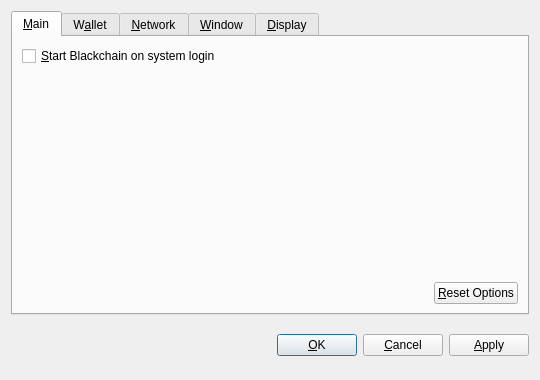
<?xml version="1.0" encoding="UTF-8"?>
<ui version="4.0">
 <class>OptionsDialog</class>
 <widget class="QDialog" name="OptionsDialog">
  <property name="geometry">
   <rect>
    <x>0</x>
    <y>0</y>
    <width>540</width>
    <height>380</height>
   </rect>
  </property>
  <property name="windowTitle">
   <string>Options</string>
  </property>
  <property name="modal">
   <bool>true</bool>
  </property>
  <layout class="QVBoxLayout" name="verticalLayout">
   <item>
    <widget class="QTabWidget" name="tabWidget">
     <property name="tabPosition">
      <enum>QTabWidget::North</enum>
     </property>
     <property name="currentIndex">
      <number>0</number>
     </property>
     <widget class="QWidget" name="tabMain">
      <attribute name="title">
       <string>&amp;Main</string>
      </attribute>
      <layout class="QVBoxLayout" name="verticalLayout_Main">
       <item>
        <widget class="QCheckBox" name="bitcoinAtStartup">
         <property name="toolTip">
          <string>Automatically start Blackchain after logging in to the system.</string>
         </property>
         <property name="text">
          <string>&amp;Start Blackchain on system login</string>
         </property>
        </widget>
       </item>
       <item>
        <spacer name="verticalSpacer_Main">
         <property name="orientation">
          <enum>Qt::Vertical</enum>
         </property>
         <property name="sizeHint" stdset="0">
          <size>
           <width>20</width>
           <height>40</height>
          </size>
         </property>
        </spacer>
       </item>
       <item>
        <layout class="QHBoxLayout" name="horizontalLayout_2_Main">
         <item>
          <spacer name="horizontalSpacer_2_Main">
           <property name="orientation">
            <enum>Qt::Horizontal</enum>
           </property>
           <property name="sizeHint" stdset="0">
            <size>
             <width>40</width>
             <height>20</height>
            </size>
           </property>
          </spacer>
         </item>
         <item>
          <widget class="QPushButton" name="resetButton">
           <property name="toolTip">
            <string>Reset all client options to default.</string>
           </property>
           <property name="text">
            <string>&amp;Reset Options</string>
           </property>
           <property name="autoDefault">
            <bool>false</bool>
           </property>
          </widget>
         </item>
        </layout>
       </item>
      </layout>
     </widget>
     <widget class="QWidget" name="tabWallet">
      <attribute name="title">
       <string>W&amp;allet</string>
      </attribute>
      <layout class="QVBoxLayout" name="verticalLayout_Network">
       <item>
        <widget class="QLabel" name="transactionFeeInfoLabel">
         <property name="text">
          <string>Optional transaction fee per kB that helps make sure your transactions are processed quickly. Most transactions are 1 kB.</string>
         </property>
         <property name="textFormat">
          <enum>Qt::PlainText</enum>
         </property>
         <property name="wordWrap">
          <bool>true</bool>
         </property>
        </widget>
       </item>
       <item>
        <layout class="QHBoxLayout" name="horizontalLayout_1_Main">
         <item>
          <widget class="QLabel" name="transactionFeeLabel">
           <property name="text">
            <string>Pay transaction &amp;fee</string>
           </property>
           <property name="textFormat">
            <enum>Qt::PlainText</enum>
           </property>
           <property name="buddy">
            <cstring>transactionFee</cstring>
           </property>
          </widget>
         </item>
         <item>
          <widget class="BitcoinAmountField" name="transactionFee"/>
         </item>
         <item>
          <spacer name="horizontalSpacer_1_Main">
           <property name="orientation">
            <enum>Qt::Horizontal</enum>
           </property>
           <property name="sizeHint" stdset="0">
            <size>
             <width>40</width>
             <height>20</height>
            </size>
           </property>
          </spacer>
         </item>
        </layout>
       </item>
       <item>
        <widget class="QLabel" name="label">
         <property name="text">
          <string>If you disable the spending of unconfirmed change, the change from a transaction cannot be used until that transaction has at least one confirmation. This also affects how your balance is computed.</string>
         </property>
         <property name="wordWrap">
          <bool>true</bool>
         </property>
        </widget>
       </item>
       <item>
        <widget class="QCheckBox" name="spendZeroConfChange">
         <property name="text">
          <string>Spend unconfirmed change  (experts only)</string>
         </property>
        </widget>
       </item>
       <item>
        <spacer name="verticalSpacer">
         <property name="orientation">
          <enum>Qt::Vertical</enum>
         </property>
         <property name="sizeHint" stdset="0">
          <size>
           <width>20</width>
           <height>40</height>
          </size>
         </property>
        </spacer>
       </item>
      </layout>
     </widget>
     <widget class="QWidget" name="tabNetwork">
      <attribute name="title">
       <string>&amp;Network</string>
      </attribute>
      <layout class="QVBoxLayout" name="verticalLayout_Network">
       <item>
        <widget class="QCheckBox" name="mapPortUpnp">
         <property name="toolTip">
          <string>Automatically open the Blackchain client port on the router. This only works when your router supports UPnP and it is enabled.</string>
         </property>
         <property name="text">
          <string>Map port using &amp;UPnP</string>
         </property>
        </widget>
       </item>
       <item>
        <widget class="QCheckBox" name="connectSocks">
         <property name="toolTip">
          <string>Connect to the Blackchain network through a SOCKS proxy (e.g. when connecting through Tor).</string>
         </property>
         <property name="text">
          <string>&amp;Connect through SOCKS proxy:</string>
         </property>
        </widget>
       </item>
       <item>
        <layout class="QHBoxLayout" name="horizontalLayout_Network">
         <item>
          <widget class="QLabel" name="proxyIpLabel">
           <property name="text">
            <string>Proxy &amp;IP:</string>
           </property>
           <property name="textFormat">
            <enum>Qt::PlainText</enum>
           </property>
           <property name="buddy">
            <cstring>proxyIp</cstring>
           </property>
          </widget>
         </item>
         <item>
          <widget class="QValidatedLineEdit" name="proxyIp">
           <property name="maximumSize">
            <size>
             <width>140</width>
             <height>16777215</height>
            </size>
           </property>
           <property name="toolTip">
            <string>IP address of the proxy (e.g. 127.0.0.1)</string>
           </property>
          </widget>
         </item>
         <item>
          <widget class="QLabel" name="proxyPortLabel">
           <property name="text">
            <string>&amp;Port:</string>
           </property>
           <property name="textFormat">
            <enum>Qt::PlainText</enum>
           </property>
           <property name="buddy">
            <cstring>proxyPort</cstring>
           </property>
          </widget>
         </item>
         <item>
          <widget class="QLineEdit" name="proxyPort">
           <property name="maximumSize">
            <size>
             <width>55</width>
             <height>16777215</height>
            </size>
           </property>
           <property name="toolTip">
            <string>Port of the proxy (e.g. 9050)</string>
           </property>
          </widget>
         </item>
         <item>
          <widget class="QLabel" name="socksVersionLabel">
           <property name="text">
            <string>SOCKS &amp;Version:</string>
           </property>
           <property name="textFormat">
            <enum>Qt::PlainText</enum>
           </property>
           <property name="buddy">
            <cstring>socksVersion</cstring>
           </property>
          </widget>
         </item>
         <item>
          <widget class="QValueComboBox" name="socksVersion">
           <property name="toolTip">
            <string>SOCKS version of the proxy (e.g. 5)</string>
           </property>
          </widget>
         </item>
         <item>
          <spacer name="horizontalSpacer_Network">
           <property name="orientation">
            <enum>Qt::Horizontal</enum>
           </property>
           <property name="sizeHint" stdset="0">
            <size>
             <width>40</width>
             <height>20</height>
            </size>
           </property>
          </spacer>
         </item>
        </layout>
       </item>
       <item>
        <spacer name="verticalSpacer_Network">
         <property name="orientation">
          <enum>Qt::Vertical</enum>
         </property>
         <property name="sizeHint" stdset="0">
          <size>
           <width>20</width>
           <height>40</height>
          </size>
         </property>
        </spacer>
       </item>
      </layout>
     </widget>
     <widget class="QWidget" name="tabWindow">
      <attribute name="title">
       <string>&amp;Window</string>
      </attribute>
      <layout class="QVBoxLayout" name="verticalLayout_Window">
       <item>
        <widget class="QCheckBox" name="minimizeToTray">
         <property name="toolTip">
          <string>Show only a tray icon after minimizing the window.</string>
         </property>
         <property name="text">
          <string>&amp;Minimize to the tray instead of the taskbar</string>
         </property>
        </widget>
       </item>
       <item>
        <widget class="QCheckBox" name="minimizeOnClose">
         <property name="toolTip">
          <string>Minimize instead of exit the application when the window is closed. When this option is enabled, the application will be closed only after selecting Quit in the menu.</string>
         </property>
         <property name="text">
          <string>M&amp;inimize on close</string>
         </property>
        </widget>
       </item>
       <item>
        <spacer name="verticalSpacer_Window">
         <property name="orientation">
          <enum>Qt::Vertical</enum>
         </property>
         <property name="sizeHint" stdset="0">
          <size>
           <width>20</width>
           <height>40</height>
          </size>
         </property>
        </spacer>
       </item>
      </layout>
     </widget>
     <widget class="QWidget" name="tabDisplay">
      <attribute name="title">
       <string>&amp;Display</string>
      </attribute>
      <layout class="QVBoxLayout" name="verticalLayout_Display">
       <item>
        <layout class="QHBoxLayout" name="horizontalLayout_1_Display">
         <item>
          <widget class="QLabel" name="langLabel">
           <property name="text">
            <string>User Interface &amp;language:</string>
           </property>
           <property name="textFormat">
            <enum>Qt::PlainText</enum>
           </property>
           <property name="buddy">
            <cstring>lang</cstring>
           </property>
          </widget>
         </item>
         <item>
          <widget class="QValueComboBox" name="lang">
           <property name="toolTip">
            <string>The user interface language can be set here. This setting will take effect after restarting Blackchain.</string>
           </property>
          </widget>
         </item>
        </layout>
       </item>
       <item>
        <layout class="QHBoxLayout" name="horizontalLayout_2_Display">
         <item>
          <widget class="QLabel" name="unitLabel">
           <property name="text">
            <string>&amp;Unit to show amounts in:</string>
           </property>
           <property name="textFormat">
            <enum>Qt::PlainText</enum>
           </property>
           <property name="buddy">
            <cstring>unit</cstring>
           </property>
          </widget>
         </item>
         <item>
          <widget class="QValueComboBox" name="unit">
           <property name="toolTip">
            <string>Choose the default subdivision unit to show in the interface and when sending coins.</string>
           </property>
          </widget>
         </item>
        </layout>
       </item>
       <item>
        <widget class="QCheckBox" name="displayAddresses">
         <property name="toolTip">
          <string>Whether to show Blackchain addresses in the transaction list or not.</string>
         </property>
         <property name="text">
          <string>&amp;Display addresses in transaction list</string>
         </property>
        </widget>
       </item>
       <item>
        <widget class="QCheckBox" name="coinControlFeatures">
         <property name="toolTip">
          <string>Whether to show coin control features or not.</string>
         </property>
         <property name="text">
          <string>Display coin &amp;control features (experts only!)</string>
         </property>
        </widget>
       </item>
       <item>
        <spacer name="verticalSpacer_Display">
         <property name="orientation">
          <enum>Qt::Vertical</enum>
         </property>
         <property name="sizeHint" stdset="0">
          <size>
           <width>20</width>
           <height>40</height>
          </size>
         </property>
        </spacer>
       </item>
      </layout>
     </widget>
    </widget>
   </item>
   <item>
    <layout class="QHBoxLayout" name="horizontalLayout_Buttons">
     <item>
      <spacer name="horizontalSpacer_1">
       <property name="orientation">
        <enum>Qt::Horizontal</enum>
       </property>
       <property name="sizeHint" stdset="0">
        <size>
         <width>40</width>
         <height>48</height>
        </size>
       </property>
      </spacer>
     </item>
     <item>
      <widget class="QLabel" name="statusLabel">
       <property name="font">
        <font>
         <weight>75</weight>
         <bold>true</bold>
        </font>
       </property>
       <property name="text">
        <string/>
       </property>
       <property name="textFormat">
        <enum>Qt::PlainText</enum>
       </property>
       <property name="wordWrap">
        <bool>true</bool>
       </property>
      </widget>
     </item>
     <item>
      <spacer name="horizontalSpacer_2">
       <property name="orientation">
        <enum>Qt::Horizontal</enum>
       </property>
       <property name="sizeHint" stdset="0">
        <size>
         <width>40</width>
         <height>48</height>
        </size>
       </property>
      </spacer>
     </item>
     <item>
      <widget class="QPushButton" name="okButton">
       <property name="text">
        <string>&amp;OK</string>
       </property>
      </widget>
     </item>
     <item>
      <widget class="QPushButton" name="cancelButton">
       <property name="text">
        <string>&amp;Cancel</string>
       </property>
       <property name="autoDefault">
        <bool>false</bool>
       </property>
      </widget>
     </item>
     <item>
      <widget class="QPushButton" name="applyButton">
       <property name="text">
        <string>&amp;Apply</string>
       </property>
       <property name="autoDefault">
        <bool>false</bool>
       </property>
      </widget>
     </item>
    </layout>
   </item>
  </layout>
 </widget>
 <customwidgets>
  <customwidget>
   <class>BitcoinAmountField</class>
   <extends>QSpinBox</extends>
   <header>bitcoinamountfield.h</header>
  </customwidget>
  <customwidget>
   <class>QValueComboBox</class>
   <extends>QComboBox</extends>
   <header>qvaluecombobox.h</header>
  </customwidget>
  <customwidget>
   <class>QValidatedLineEdit</class>
   <extends>QLineEdit</extends>
   <header>qvalidatedlineedit.h</header>
  </customwidget>
 </customwidgets>
 <resources/>
 <connections/>
</ui>
